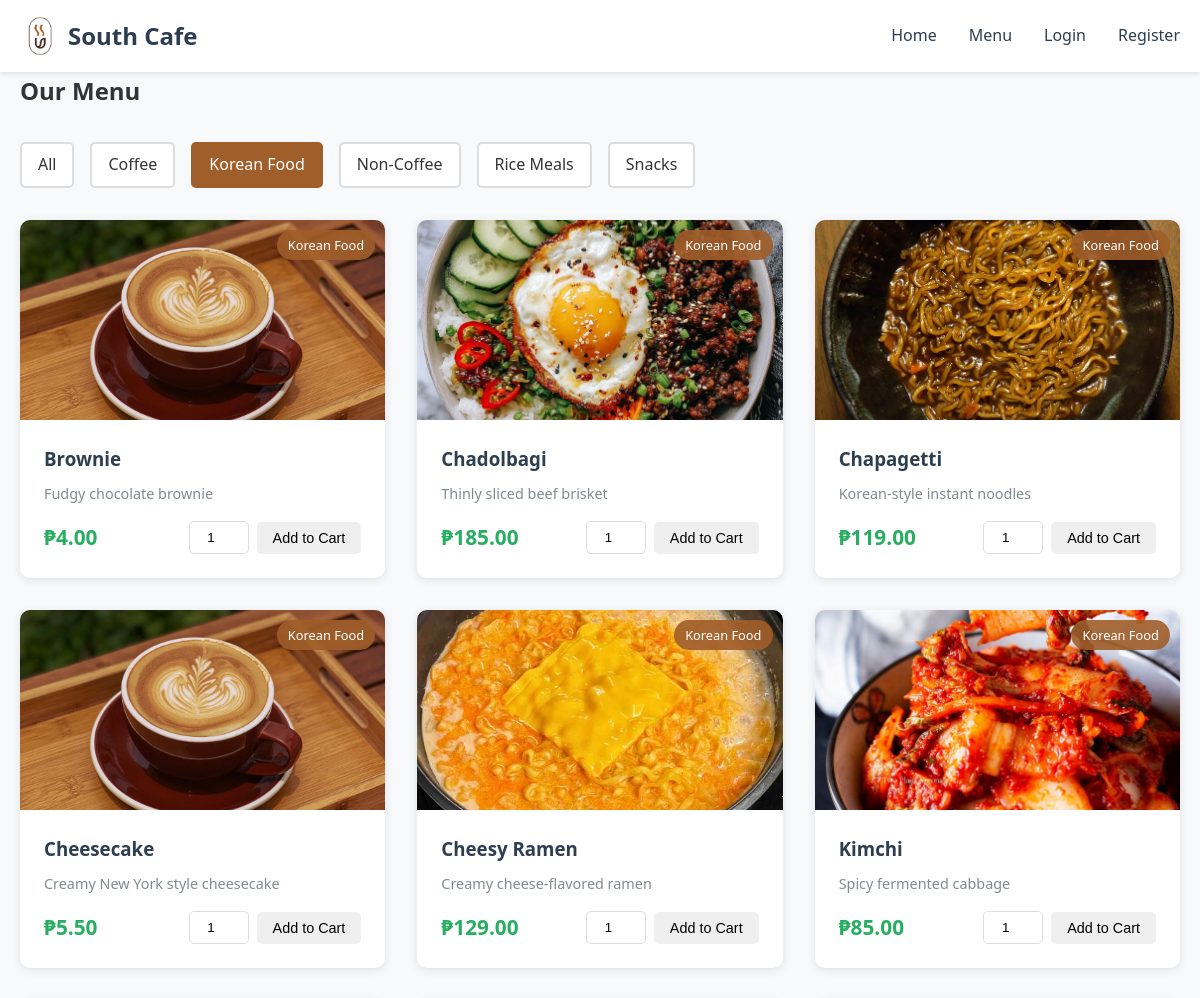
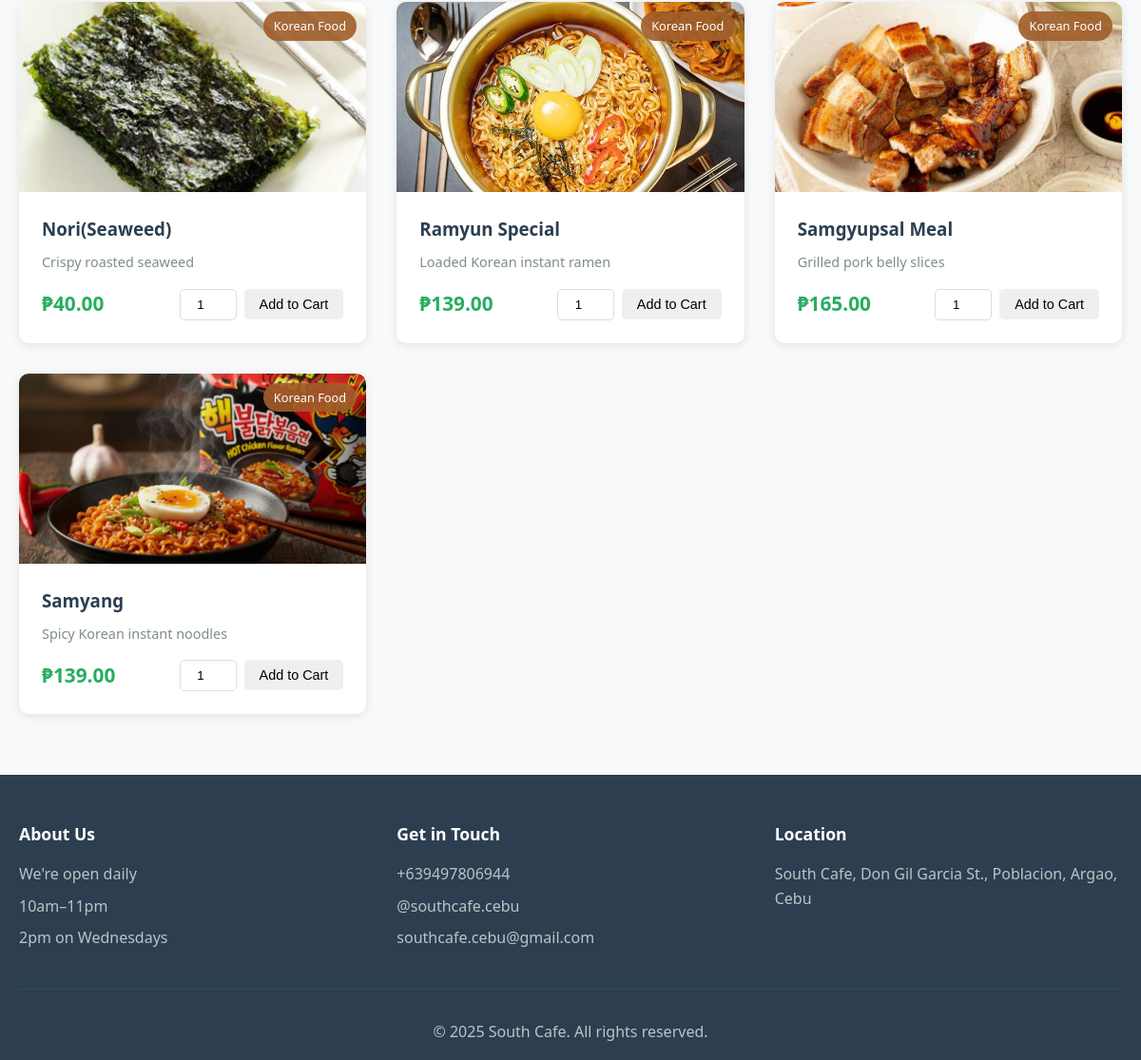
The page /menu.php?category=5 on the database as committed earlier (2 pictures, top to bottom).
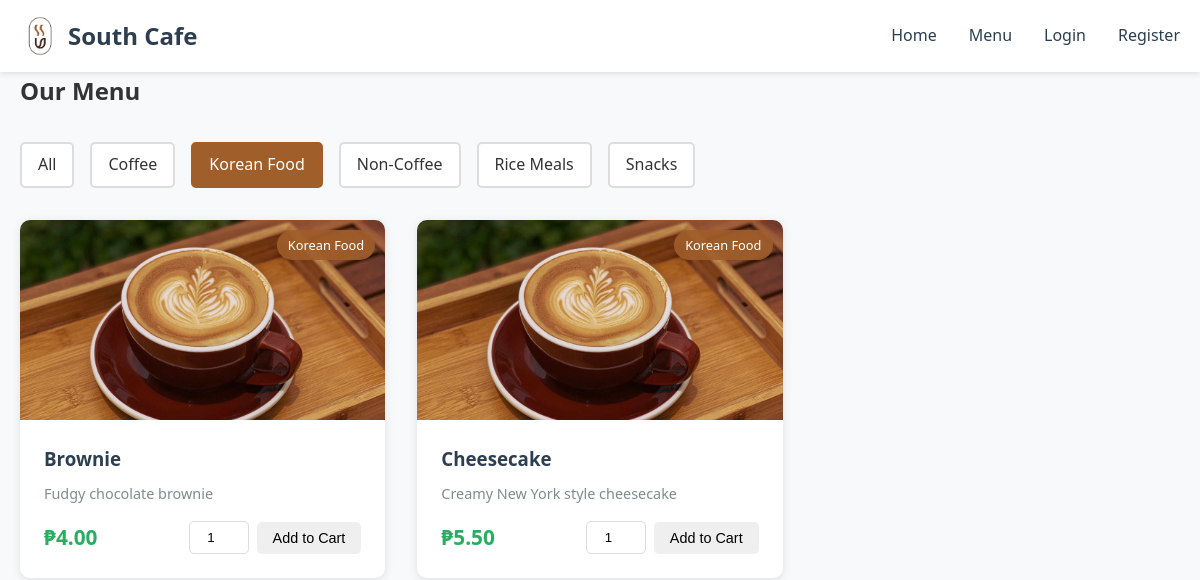
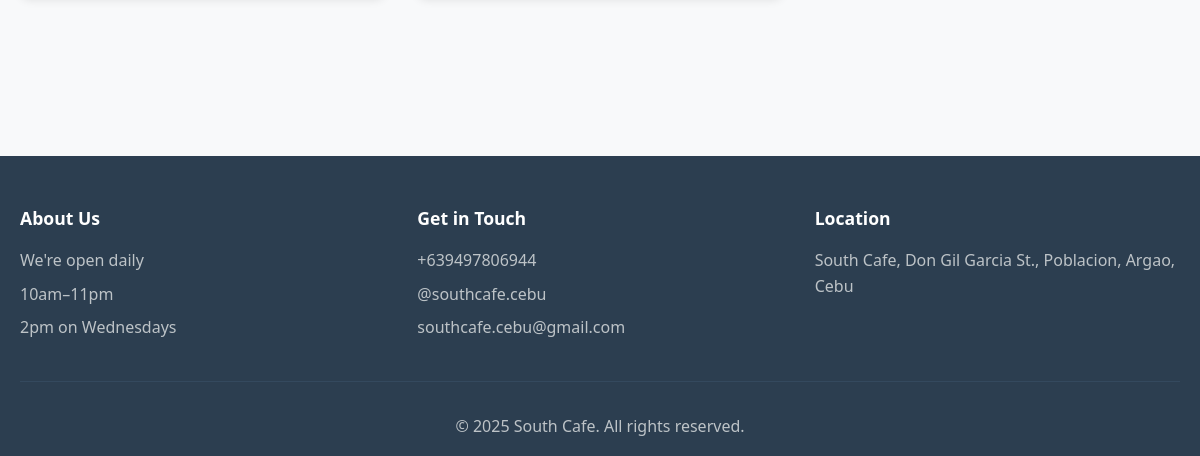
The same page on the database as committed later (2 pictures, top to bottom).
### tables this page shows
CREATE TABLE IF NOT EXISTS categories (
    id INT AUTO_INCREMENT PRIMARY KEY,
    name VARCHAR(50) NOT NULL,
    description TEXT
);

CREATE TABLE IF NOT EXISTS products (
    id INT AUTO_INCREMENT PRIMARY KEY,
    name VARCHAR(100) NOT NULL,
    description TEXT,
    price DECIMAL(10, 2) NOT NULL,
    category_id INT,
    image VARCHAR(255),
    available BOOLEAN DEFAULT TRUE,
    created_at TIMESTAMP DEFAULT CURRENT_TIMESTAMP,
    FOREIGN KEY (category_id) REFERENCES categories(id)
);

### menu.php (the view, shortened to what this page needs)
<?php
require_once 'config.php';
$categories_query = "SELECT * FROM categories ORDER BY name";
$categories_result = mysqli_query($conn, $categories_query);
$categories = mysqli_fetch_all($categories_result, MYSQLI_ASSOC);
$category_filter = isset($_GET['category']) ? (int)$_GET['category'] : 0;
if ($category_filter > 0) {
    $products_query = "SELECT p.*, c.name as category_name FROM products p
                       LEFT JOIN categories c ON p.category_id = c.id
                       WHERE p.available = 1 AND p.category_id = ?
                       ORDER BY p.name";
    $stmt = mysqli_prepare($conn, $products_query);
    mysqli_stmt_bind_param($stmt, "i", $category_filter);
    mysqli_stmt_execute($stmt);
    $products_result = mysqli_stmt_get_result($stmt);
} else {
    $products_query = "SELECT p.*, c.name as category_name FROM products p
                       LEFT JOIN categories c ON p.category_id = c.id
                       WHERE p.available = 1
                       ORDER BY c.name, p.name";
    $products_result = mysqli_query($conn, $products_query);
}
$products = mysqli_fetch_all($products_result, MYSQLI_ASSOC);
include 'includes/header.php';
?>
<div class="container">
    <h2>Our Menu</h2>
    <div class="filter-section">
        <a href="menu.php" class="filter-btn <?php echo $category_filter == 0 ? 'active' : ''; ?>">All</a>
        <?php foreach ($categories as $category): ?>
            <a href="menu.php?category=<?php echo $category['id']; ?>"
               class="filter-btn <?php echo $category_filter == $category['id'] ? 'active' : ''; ?>">
                <?php echo htmlspecialchars($category['name']); ?>
            </a>
        <?php endforeach; ?>
    </div>
    <div class="product-grid">
        <?php if (count($products) > 0): ?>
            <?php foreach ($products as $product): ?>
                <div class="product-card">
                    <div class="product-image">
                        <img src="images/<?php echo htmlspecialchars($product['image']); ?>"
                             alt="<?php echo htmlspecialchars($product['name']); ?>"
                             onerror="this.src='images/placeholder.jpg'">
                        <span class="category-badge"><?php echo htmlspecialchars($product['category_name']); ?></span>
                    </div>
                    <div class="product-info">
                        <h3><?php echo htmlspecialchars($product['name']); ?></h3>
                        <p class="product-description"><?php echo htmlspecialchars($product['description']); ?></p>
                        <div class="product-footer">
                            <span class="price">₱<?php echo number_format($product['price'], 2); ?></span>
                            <form method="POST" action="menu.php" class="add-to-cart-form">
                                <input type="number" name="quantity" value="1" min="1" max="99" class="quantity-input">
                                <button type="submit" name="add_to_cart" class="btn btn-small">Add to Cart</button>
                            </form>
                        </div>
                    </div>
                </div>
            <?php endforeach; ?>
        <?php else: ?>
            <p class="no-products">No products found in this category.</p>
        <?php endif; ?>
    </div>
</div>
<?php include 'includes/footer.php'; ?>

Rows that differ between the two databases and show on the page:
no longer on this page (row edited): products: image+name (picture), category.name "Korean Food", name "Chadolbagi", description "Thinly sliced beef brisket", price "185.00"
no longer on this page (row edited): products: image+name (picture), category.name "Korean Food", name "Chapagetti", description "Korean-style instant noodles", price "119.00"
no longer on this page (row edited): products: image+name (picture), category.name "Korean Food", name "Cheesy Ramen", description "Creamy cheese-flavored ramen", price "129.00"
no longer on this page (row edited): products: image+name (picture), category.name "Korean Food", name "Kimchi", description "Spicy fermented cabbage", price "85.00"
no longer on this page (row edited): products: image (picture), category.name "Korean Food", name "Nori(Seaweed)", description "Crispy roasted seaweed", price "40.00"
removed products: image+name (picture), category.name "Korean Food", name "Ramyun Special", description "Loaded Korean instant ramen", price "139.00"
removed products: image+name (picture), category.name "Korean Food", name "Samgyupsal Meal", description "Grilled pork belly slices", price "165.00"
removed products: image+name (picture), category.name "Korean Food", name "Samyang", description "Spicy Korean instant noodles", price "139.00"
